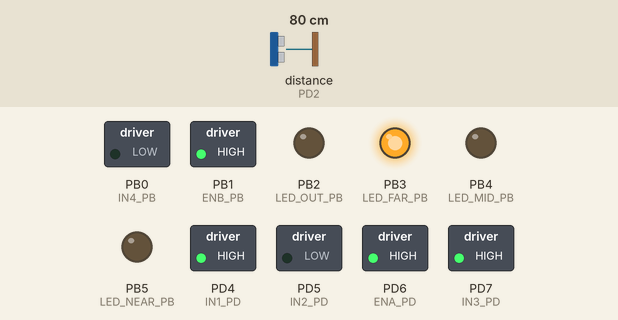
Bench run of a program on a simulated ATmega328P, built with avr-gcc and emulated at 16 MHz. Parts: switched loads named in the program (green lamp = pin HIGH), output pins drawn as LEDs (lit = HIGH). Wiring (inferred from the names in the program): ultrasonic range finder: trigger PD3; echo PD2. Inputs (shaded band) come from the test bench; at power-on: distance to the obstacle (sensor on PD2) 80 cm. The echo pulse lasts 58.3 µs per cm; pins used as bus, display or sensor lines are not drawn.

Above: at 1.2 s.
1.3 s: distance to the obstacle (sensor on PD2) set to 64 cm
2.8 s: distance to the obstacle (sensor on PD2) set to 55 cm
At 3.5 s:
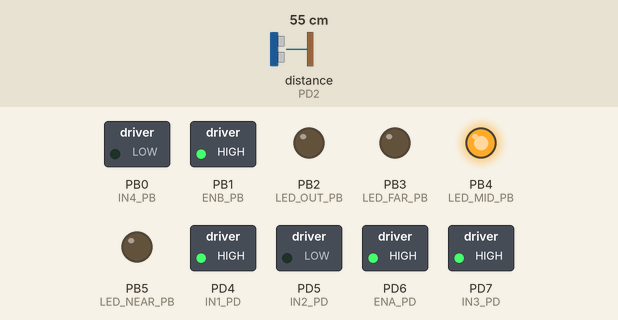
4.4 s: distance to the obstacle (sensor on PD2) set to 24 cm
5.9 s: distance to the obstacle (sensor on PD2) set to 19 cm
At 6.9 s:
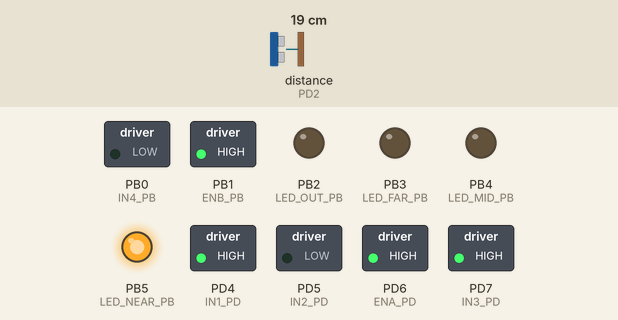
7.4 s: distance to the obstacle (sensor on PD2) set to 5 cm
8.9 s: distance to the obstacle (sensor on PD2) set to 2 cm
At 9.3 s:
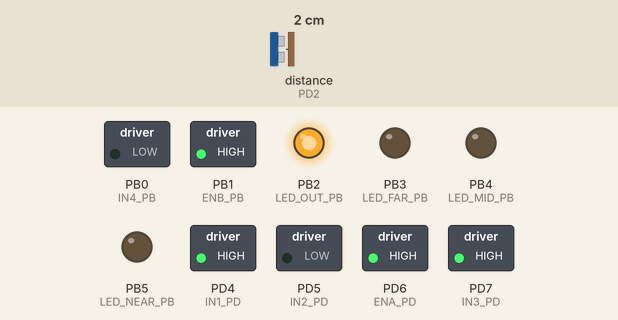
Timing chart, 0 to 11.4 s (numbered marks = the images above; inputs shaded):
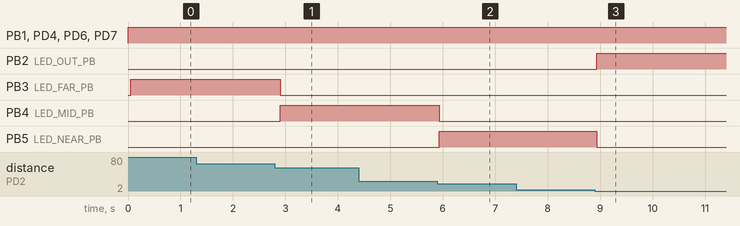

The program:

main.c
```c
//********************************************************************************
//Universidad del Valle de Guatemala
//IE2023: Programacion de Microcontroladores
//Autor: Fernando Gabriel Caballeros Cu
//Proyecto01_slave2.c
//Archivo: main.c
//Hardware: ATMega328P
//Created: 12/02/2026 19:24:09
//********************************************************************************

#define F_CPU 16000000UL
#include <avr/io.h>
#include <avr/interrupt.h>
#include <util/delay.h>
#include <util/twi.h>
#include <stdint.h>

#include "I2C.h"
#include "hcsr04.h"
#include "l298n.h"

#define SLAVE_ADDR 0x40

// LEDs
#define LED_OUT_PB  PB2
#define LED_FAR_PB  PB3
#define LED_MID_PB  PB4
#define LED_NEAR_PB PB5

// Rangos
#define RANGE_MAX_CM 50
#define NEAR_MAX_CM  10
#define MID_MAX_CM   30
#define MIN_VALID_CM 2

// Protocolo master
#define CMD_READ_SENSOR         1
#define CMD_WRITE_MOTORDATA_1   2
#define CMD_WRITE_MOTORDATA_2   3

// DC niveles
#define DC_OFF  0
#define DC_LOW  25
#define DC_HALF 50
#define DC_HIGH 100

// RX: cmd + (opcional) dato
#define RX_LEN 2
#define TX_LEN 1

volatile uint8_t rx_buf[RX_LEN];
volatile uint8_t tx_buf[TX_LEN];
volatile uint8_t rx_idx = 0;
volatile uint8_t tx_idx = 0;

volatile uint8_t last_cmd = 0;
volatile uint8_t dc_level = DC_HIGH;  // default

static uint8_t pctToPwm(uint8_t pct){
	if(pct >= 100) return 255;
	return (uint8_t)((uint16_t)pct * 255 / 100);
}

static void leds_init(void){
	DDRB |= (1<<LED_OUT_PB)|(1<<LED_FAR_PB)|(1<<LED_MID_PB)|(1<<LED_NEAR_PB);
	PORTB &= ~((1<<LED_OUT_PB)|(1<<LED_FAR_PB)|(1<<LED_MID_PB)|(1<<LED_NEAR_PB));
}
static void leds_set(uint8_t s){
	PORTB &= ~((1<<LED_OUT_PB)|(1<<LED_FAR_PB)|(1<<LED_MID_PB)|(1<<LED_NEAR_PB));
	if (s==0) PORTB |= (1<<LED_OUT_PB);
	else if (s==1) PORTB |= (1<<LED_FAR_PB);
	else if (s==2) PORTB |= (1<<LED_MID_PB);
	else PORTB |= (1<<LED_NEAR_PB);
}
static uint8_t classify(uint16_t cm, uint8_t *valid){
	if (cm==0 || cm<MIN_VALID_CM){ *valid=0; return 0; }
	*valid=1;
	if (cm>RANGE_MAX_CM) return 0;
	if (cm<=NEAR_MAX_CM) return 3;
	if (cm<=MID_MAX_CM)  return 2;
	return 1;
}

ISR(TWI_vect){
	uint8_t estado = TWSR & 0xF8;

	switch(estado){
		case 0x60:
		case 0x70:
		rx_idx = 0;
		TWCR = (1<<TWINT)|(1<<TWEN)|(1<<TWIE)|(1<<TWEA);
		break;

		case 0x80:
		case 0x90:
		if (rx_idx < RX_LEN) rx_buf[rx_idx++] = TWDR;
		TWCR = (1<<TWINT)|(1<<TWEN)|(1<<TWIE)|(1<<TWEA);
		break;

		case 0xA0: // STOP o repeated STOP
		if (rx_idx >= 1) {
			last_cmd = rx_buf[0];

			if (last_cmd == CMD_WRITE_MOTORDATA_1 && rx_idx >= 2) {
				dc_level = rx_buf[1];

				// no se detiene
				uint8_t scale = (dc_level == DC_OFF) ? DC_LOW : dc_level; // 25/50/100
				L298N_ForwardPWM(pctToPwm(scale));
			}

			// CMD_READ_SENSOR no requiere acción aquí
		}
		TWCR = (1<<TWINT)|(1<<TWEN)|(1<<TWIE)|(1<<TWEA);
		break;

		case 0xA8: // SLA+R recibido
		tx_idx = 0;
		TWDR = tx_buf[tx_idx++]; // 1 byte: state
		TWCR = (1<<TWINT)|(1<<TWEN)|(1<<TWIE)|(1<<TWEA);
		break;

		case 0xB8:
		TWDR = tx_buf[0];
		TWCR = (1<<TWINT)|(1<<TWEN)|(1<<TWIE)|(1<<TWEA);
		break;

		// IMPORTANTES para cuando el master hace NACK al final (1 byte)
		case 0xC0: // Data transmitted, NACK received
		case 0xC8: // Last data transmitted, ACK received
		TWCR = (1<<TWINT)|(1<<TWEN)|(1<<TWIE)|(1<<TWEA);
		break;

		default:
		TWCR = (1<<TWINT)|(1<<TWEN)|(1<<TWIE)|(1<<TWEA);
		break;
	}
}

int main(void){
	leds_init();
	HCSR04_Init();
	L298N_Init();
	L298N_ForwardPWM(255);   // forward 100%


	I2C_Slave_Init(SLAVE_ADDR);
	sei();

	while(1){
		uint16_t a = HCSR04_ReadCm(); _delay_ms(20);
		uint16_t b = HCSR04_ReadCm(); _delay_ms(20);
		uint16_t c = HCSR04_ReadCm();

		uint16_t cm;
		if ((a>=b && a<=c) || (a>=c && a<=b)) cm = a;
		else if ((b>=a && b<=c) || (b>=c && b<=a)) cm = b;
		else cm = c;

		uint8_t valid=0;
		uint8_t state = classify(cm, &valid);
	if (dc_level == DC_OFF) L298N_ForwardPWM(pctToPwm(DC_LOW));

		leds_set(state);

		cli();
		tx_buf[0] = state;   // SOLO 0..3 (OUT/FAR/MID/CLOSE)
		sei();

		_delay_ms(60);
	}
}
```

I2C.c
```c
/*
 * I2C.c
 *
 * Created: 5/02/2026 19:29:08
 *  Author: Usuario Dell
 */

#include "I2C.h"

//Funcion para inicializar I2C Maestro
void I2C_Master_Init(unsigned long SCL_Clock, uint8_t Prescaler){
	DDRC &= ~((1<<DDC4)|(1<<DDC5));
	//Seleccionamos el valor de lo bits para el prescaler del registro TWSR
	switch (Prescaler){
		case 1:
			TWSR &= ~((1<<TWPS1)|(1<<TWPS0));
		break;
		case 4:
			TWSR &= ~(1<<TWPS1);
			TWSR |= (1<<TWPS0);
		break;
		case 16:
			TWSR &= ~(1<<TWPS0);
			TWSR |= (1<<TWPS1);
		break;
		case 64:
			TWSR |= (1<<TWPS1)|(1<<TWPS0);
		break;
		default:
			TWSR &= ~((1<< TWPS1)|(1<<TWPS0));
			Prescaler = 1;
		break;
	}
	TWBR = ((F_CPU/SCL_Clock)-16)/(2*Prescaler); //Calcula la velocidad
	TWCR |= (1<<TWEN); //Activa la interfase (TWI) I2C
}
//Funcion de inicio de la comunicacion I2C
uint8_t I2C_Master_Start(void){
	TWCR = (1<<TWINT)|(1<<TWSTA)|(1<<TWEN); //Master, Reiniciar bandera de Int, Condicion de start
	while (!(TWCR & (1<<TWINT))); //Esperamos a que se encienda la bandera
	return ((TWSR & 0xF8) == 0x08); //Nos quedamos con los bits de estado TWI Status y revisamos
}
//Funcion de reinicio de la comunicacion I2C
uint8_t I2C_Master_RepeatedStart(void){
	TWCR = (1<<TWINT)|(1<<TWSTA)|(1<<TWEN); //Master, Reiniciar bandera de Int, Condicion de start
	while (!(TWCR & (1<<TWINT))); //Esperamos a que se encienda la bandera
	return ((TWSR & 0xF8) == 0x10); //Nos quedamos con los bits de estado TWI Status y revisamos
}
//Funcion de parada de la comunicacion I2C
void I2C_Master_Stop(void){
	TWCR =(1<<TWEN)|(1<<TWINT)|(1<<TWSTO); //Inicia el envio secuencia parada STOP
	while(TWCR &(1<<TWSTO)); //Esperamos a que el bit se limpie
}
//Funcion de transmision de datos del maestro al esclavo
//esta funcion devolvera un 0 si el esclavo a recibido el dato
uint8_t I2C_Master_Write(uint8_t dato){
	 uint8_t estado;
	 TWDR = dato; //Cargar el dato
	 TWCR = (1<<TWEN)|(1<<TWINT); //Nos quedamos unicamente con los bits de estado TWI Status

	 while(!(TWCR & (1<< TWINT))); //espera al flag TWINT
	 estado = TWSR & 0xF8; //Nos quedamos unicamente con los bits de estado TWI Status
	 //Verificar si se transmitio una SLA + W con ACK, o un dato con ACK
	// 0x18: SLA+W ACK
	// 0x28: DATA ACK
	// 0x40: SLA+R ACK
	if(estado == 0x18 || estado == 0x28 || estado == 0x40){
		return 1;
	}else{
		return estado;
	}
}
//Funcion de recepcion de datos enviados por el esclavo al maestro
//esta funcion es para leer los datos que estan en el esclavo
uint8_t I2C_Master_Read(uint8_t *buffer, uint8_t ack){
	uint8_t estado;

	if(ack){
		//ACK: quiero mas datos
		TWCR = (1<<TWINT)|(1<<TWEN)|(1<<TWEA); //habilitamos interfase I2C con envio ACK
	}else{
		//NACK: ultimo byte
		TWCR = (1<<TWINT)|(1<<TWEN); //habilitamos interfase I2C sin envio de ACK (NACK)
	}

	while (!(TWCR & (1<<TWINT))); //Espera al flag TWINT

	estado = TWSR & 0xF8; //nos quedamos unicamente con los bits de estado TWI Status
	//Verificar si se recibio Dato con ACK o sin ACK
	if(ack && estado != 0x50) return 0; //Data recibida, ACK
	if(!ack && estado != 0x58) return 0; //Data recibida, NACK

	*buffer = TWDR; //obtenemos el resultado en el registro de datos
	return 1;
}
//Funcion para inicializar I2C Esclavo
void I2C_Slave_Init(uint8_t address){
	DDRC &= ~((1<<DDC4)|(1<<DDC5)); //pines de I2C como entradas
	TWAR = (address << 1 | 0x01); //se asigna la direccion que tendra y habilita llamada general

	//Se habilita la interfaz, ACK automatico, se habilita la ISR
	TWCR = (1<< TWEA)|(1<<TWEN)|(1<<TWIE);
}
```

I2C.h
```c
/*
 * I2C.h
 *
 * Created: 5/02/2026 19:18:48
 *  Author: Usuario Dell
 */


#ifndef I2C_H_
#define I2C_H_

#ifndef F_CPU
#define F_CPU 16000000
#endif

#include <avr/io.h>
#include <stdint.h>


//Funcion para inicializar I2C maestro
void I2C_Master_Init(unsigned long SCL_Clock, uint8_t Prescaler);

//Funcion de inicio de la comunicacion I2C
uint8_t I2C_Master_Start(void);
uint8_t I2C_Master_RepeatedStart(void);

//Funcion de parada de la comunicacion I2C
void I2C_Master_Stop(void);

//Funcion de transmision de datos del maestro al esclavo:
// esta funcion devolvera un 0 si el esclavo a recibido el dato
uint8_t I2C_Master_Write(uint8_t dato);

//Funcion de recepcion de datos enviados por el esclavo al maestro
//esta funcion es para leer los datos que estan en el esclavo
uint8_t I2C_Master_Read(uint8_t *buffer, uint8_t ack);


//*****************************************************************
//Funcion para inicializar I2C esclavo
void I2C_Slave_Init(uint8_t address);

#endif /* I2C_H_ */
```

hcsr04.c
```c
/*
 * hcsr04.c
 *
 * Created: 15/02/2026 22:48:29
 *  Author: Usuario Dell
 */
#define F_CPU 16000000UL
#include <avr/io.h>
#include <util/delay.h>
#include <stdint.h>

// Pines fijos
#define TRIG_PD PD3
#define ECHO_PD PD2

void HCSR04_Init(void) {
	DDRD |= (1<<TRIG_PD);   // TRIG output
	DDRD &= ~(1<<ECHO_PD);  // ECHO input
	PORTD &= ~(1<<TRIG_PD);
}

uint16_t HCSR04_ReadCm(void) {
	// Trigger pulse 10us
	PORTD &= ~(1<<TRIG_PD);
	_delay_us(2);
	PORTD |=  (1<<TRIG_PD);
	_delay_us(10);
	PORTD &= ~(1<<TRIG_PD);

	// Wait echo high (timeout)
	uint32_t to = 60000UL;
	while (!(PIND & (1<<ECHO_PD))) {
		if (--to == 0) return 0;
		_delay_us(1);
	}

	// Measure high width in us-ish (timeout)
	uint32_t width = 0;
	to = 30000UL;
	while (PIND & (1<<ECHO_PD)) {
		if (--to == 0) break;
		width++;
		_delay_us(1);
	}


	return (uint16_t)(width / 58UL);
}
```

hcsr04.h
```c
/*
 * hcsr04.h
 *
 * Created: 15/02/2026 22:48:15
 *  Author: Usuario Dell
 */


#ifndef HCSR04_H_
#define HCSR04_H_

#pragma once
#include <stdint.h>

void     HCSR04_Init(void);
uint16_t HCSR04_ReadCm(void);


#endif /* HCSR04_H_ */
```

l298n.c
```c
/*
 * l298n.c
 *
 * Created: 15/02/2026 22:47:17
 *  Author: Usuario Dell
 */
#include <avr/io.h>
#include <stdint.h>

#define IN1_PD  PD4
#define IN2_PD  PD5
#define IN3_PD  PD7
#define IN4_PB  PB0
#define ENA_PD PD6
#define ENB_PB PB1

void L298N_Init(void){
	// Pines de dirección como salida
	DDRD |= (1<<IN1_PD) | (1<<IN2_PD) | (1<<IN3_PD) | (1<<ENA_PD);
	DDRB |= (1<<IN4_PB) | (1<<ENB_PB);

	// ---- PWM1 en D6 (OC0A) Timer0 Fast PWM ----
	TCCR0A = (1<<WGM01) | (1<<WGM00) | (1<<COM0A1); // Fast PWM, clear OC0A on compare
	TCCR0B = (1<<CS01);                             // prescaler 8
	OCR0A = 0;

	// ---- PWM2 en D9 (OC1A) Timer1 Fast PWM 8-bit ----
	TCCR1A = (1<<COM1A1) | (1<<WGM10);
	TCCR1B = (1<<WGM12) | (1<<CS11);                // prescaler 8
	OCR1A = 0;
}

void L298N_ForwardPWM(uint8_t pwm){
	// Forward ambos motores:
	// Motor1: IN1=1 IN2=0
	// Motor2: IN3=1 IN4=0
	PORTD |=  (1<<IN1_PD) | (1<<IN3_PD);
	PORTD &= ~(1<<IN2_PD);
	PORTB &= ~(1<<IN4_PB);

	OCR0A = pwm; // PWM motor 1 (D6)
	OCR1A = pwm; // PWM motor 2 (D9)
}
```

l298n.h
```c
/*
 * l298n.h
 *
 * Created: 15/02/2026 22:46:49
 *  Author: Usuario Dell
 */


#ifndef L298N_H_
#define L298N_H_

#pragma once
#include <stdint.h>

void L298N_Init(void);
void L298N_ForwardPWM(uint8_t pwm);

#endif /* L298N_H_ */
```

Measured:
- the behaviour switches between 60 and 59 cm on distance to the obstacle (sensor on PD2) (found by bisection; images 0 and 1)
- the behaviour switches between 22 and 21 cm on distance to the obstacle (sensor on PD2) (found by bisection; images 1 and 2)
- the behaviour switches between 4 and 3 cm on distance to the obstacle (sensor on PD2) (found by bisection; images 2 and 3)
- after the input at 2.8 s, PB3 (LED_FAR_PB): HIGH → LOW after 0.10 s; PB4 (LED_MID_PB): LOW → HIGH after 0.10 s
- after the input at 5.9 s, PB4 (LED_MID_PB): HIGH → LOW at once; PB5 (LED_NEAR_PB): LOW → HIGH at once
- after the input at 8.9 s, PB2 (LED_OUT_PB): LOW → HIGH at once; PB5 (LED_NEAR_PB): HIGH → LOW at once
